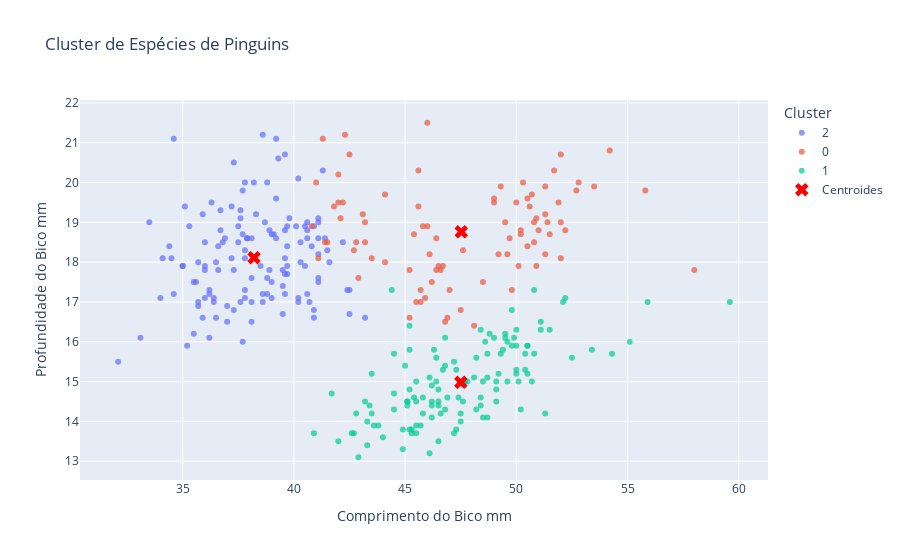

Notebook code for this chart:
### Code cell
df_clusters = pd.DataFrame({
    'bill_length_mm' : df['bill_length_mm'],
    'bill_depth_mm' : df['bill_depth_mm'], 
    'flipper_length_mm' : df['flipper_length_mm'], 
    'body_mass_g' : df['body_mass_g'],
    'cluster' : labels.astype(str)
})

fig = px.scatter(df_clusters, x='bill_length_mm', y='bill_depth_mm', color='cluster',
                 color_continuous_scale='viridis', opacity=0.7,
                 title='Cluster de Espécies de Pinguins')

fig.add_scatter(x=centroides_originais[:, 0], y=centroides_originais[:, 1],
                mode='markers', marker=dict(color='red', symbol='x', size=12),
                name='Centroides')

fig.update_layout(xaxis_title='Comprimento do Bico mm', yaxis_title='Profundidade do Bico mm',
                  legend_title='Cluster')

fig.show()

### Figure 1 — Plotly figure (JSON) as saved in the notebook; plotly's stock layout.template omitted (floating-point values rounded to 4 significant figures; data arrays with more than 128 entries replaced by an {"elided": "..."} marker saying what was removed)
{"data": [{"hovertemplate": "cluster=2<br>bill_length_mm=%{x}<br>bill_depth_mm=%{y}<extra></extra>", "legendgroup": "2", "marker": {"color": "#636efa", "opacity": 0.7, "symbol": "circle"}, "mode": "markers", "name": "2", "orientation": "v", "showlegend": true, "type": "scatter", "x": {"elided": "132 float values"}, "xaxis": "x", "y": {"elided": "132 float values"}, "yaxis": "y"}, {"hovertemplate": "cluster=0<br>bill_length_mm=%{x}<br>bill_depth_mm=%{y}<extra></extra>", "legendgroup": "0", "marker": {"color": "#EF553B", "opacity": 0.7, "symbol": "circle"}, "mode": "markers", "name": "0", "orientation": "v", "showlegend": true, "type": "scatter", "x": [42.0, 42.5, 46.0, 44.1, 42.3, 42.0, 41.3, 41.8, 45.8, 42.8, 42.1, 42.9, 41.1, 40.8, 43.2, 41.0, 43.2, 45.6, 42.2, 42.7, 41.4, 44.1, 43.1, 41.5, 46.5, 50.0, 51.3, 45.4, 52.7, 45.2, 46.1, 51.3, 46.0, 51.3, 46.6, 51.7, 47.0, 52.0, 45.9, 50.5, 50.3, 58.0, 46.4, 49.2, 48.5, 50.6, 46.7, 52.0, 50.5, 49.5, 46.4, 52.8, 54.2, 51.0, 49.7, 47.5, 47.6, 52.0, 46.9, 53.5, 49.0, 46.2, 50.9, 45.5, 50.9, 50.8, 50.1, 49.0, 51.5, 49.8, 48.1, 51.4, 45.7, 50.7, 52.2, 45.2, 49.3, 50.2, 45.6, 51.9, 46.8, 45.7, 55.8, 43.5, 49.6, 50.8, 50.2], "xaxis": "x", "y": [20.2, 20.7, 21.5, 19.7, 21.2, 19.5, 21.1, 19.4, 18.9, 18.5, 19.1, 17.6, 18.1, 18.9, 18.5, 20.0, 19.0, 20.3, 19.5, 18.3, 18.5, 18.0, 19.2, 18.5, 17.9, 19.5, 19.2, 18.7, 19.8, 17.8, 18.2, 18.2, 18.9, 19.9, 17.8, 20.3, 17.3, 18.1, 17.1, 19.6, 20.0, 17.8, 18.6, 18.2, 17.5, 19.4, 17.9, 19.0, 18.4, 19.0, 17.8, 20.0, 20.8, 18.8, 18.6, 16.8, 18.3, 20.7, 16.6, 19.9, 19.5, 17.5, 19.1, 17.0, 17.9, 18.5, 17.9, 19.6, 18.7, 17.3, 16.4, 19.0, 17.3, 19.7, 18.8, 16.6, 19.9, 18.8, 19.4, 19.5, 16.5, 17.0, 19.8, 18.1, 18.2, 19.0, 18.7], "yaxis": "y"}, {"hovertemplate": "cluster=1<br>bill_length_mm=%{x}<br>bill_depth_mm=%{y}<extra></extra>", "legendgroup": "1", "marker": {"color": "#00cc96", "opacity": 0.7, "symbol": "circle"}, "mode": "markers", "name": "1", "orientation": "v", "showlegend": true, "type": "scatter", "x": [46.1, 50.0, 48.7, 50.0, 47.6, 46.5, 45.4, 46.7, 43.3, 46.8, 40.9, 49.0, 45.5, 48.4, 45.8, 49.3, 42.0, 49.2, 46.2, 48.7, 50.2, 45.1, 46.5, 46.3, 42.9, 46.1, 44.5, 47.8, 48.2, 50.0, 47.3, 42.8, 45.1, 59.6, 49.1, 48.4, 42.6, 44.4, 44.0, 48.7, 42.7, 49.6, 45.3, 49.6, 50.5, 43.6, 45.5, 50.5, 44.9, 45.2, 46.6, 48.5, 45.1, 50.1, 46.5, 45.0, 43.8, 45.5, 43.2, 50.4, 45.3, 46.2, 45.7, 54.3, 45.8, 49.8, 46.2, 49.5, 43.5, 50.7, 47.7, 46.4, 48.2, 46.5, 46.4, 48.6, 47.5, 51.1, 45.2, 45.2, 49.1, 52.5, 47.4, 50.0, 44.9, 50.8, 43.4, 51.3, 47.5, 52.1, 47.5, 52.2, 45.5, 49.5, 44.5, 50.8, 49.4, 46.9, 48.4, 51.1, 48.5, 55.9, 47.2, 49.1, 47.3, 46.8, 41.7, 53.4, 43.3, 48.1, 50.5, 49.8, 43.5, 51.5, 46.2, 55.1, 44.5, 48.8, 47.2, 46.8, 50.4, 45.2, 49.9], "xaxis": "x", "y": [13.2, 16.3, 14.1, 15.2, 14.5, 13.5, 14.6, 15.3, 13.4, 15.4, 13.7, 16.1, 13.7, 14.6, 14.6, 15.7, 13.5, 15.2, 14.5, 15.1, 14.3, 14.5, 14.5, 15.8, 13.1, 15.1, 14.3, 15.0, 14.3, 15.3, 15.3, 14.2, 14.5, 17.0, 14.8, 16.3, 13.7, 17.3, 13.6, 15.7, 13.7, 16.0, 13.7, 15.0, 15.9, 13.9, 13.9, 15.9, 13.3, 15.8, 14.2, 14.1, 14.4, 15.0, 14.4, 15.4, 13.9, 15.0, 14.5, 15.3, 13.8, 14.9, 13.9, 15.7, 14.2, 16.8, 14.4, 16.2, 14.2, 15.0, 15.0, 15.6, 15.6, 14.8, 15.0, 16.0, 14.2, 16.3, 13.8, 16.4, 14.5, 15.6, 14.6, 15.9, 13.8, 17.3, 14.4, 14.2, 14.0, 17.0, 15.0, 17.1, 14.5, 16.1, 14.7, 15.7, 15.8, 14.6, 14.4, 16.5, 15.0, 17.0, 15.5, 15.0, 13.8, 16.1, 14.7, 15.8, 14.0, 15.1, 15.2, 15.9, 15.2, 16.3, 14.1, 16.0, 15.7, 16.2, 13.7, 14.3, 15.7, 14.8, 16.1], "yaxis": "y"}, {"marker": {"color": "red", "size": 12, "symbol": "x"}, "mode": "markers", "name": "Centroides", "type": "scatter", "x": [47.53, 47.5, 38.21], "y": [18.76, 14.98, 18.11]}], "layout": {"legend": {"title": {"text": "Cluster"}, "tracegroupgap": 0}, "title": {"text": "Cluster de Espécies de Pinguins"}, "xaxis": {"anchor": "y", "domain": [0, 1], "title": {"text": "Comprimento do Bico mm"}}, "yaxis": {"anchor": "x", "domain": [0, 1], "title": {"text": "Profundidade do Bico mm"}}}}
